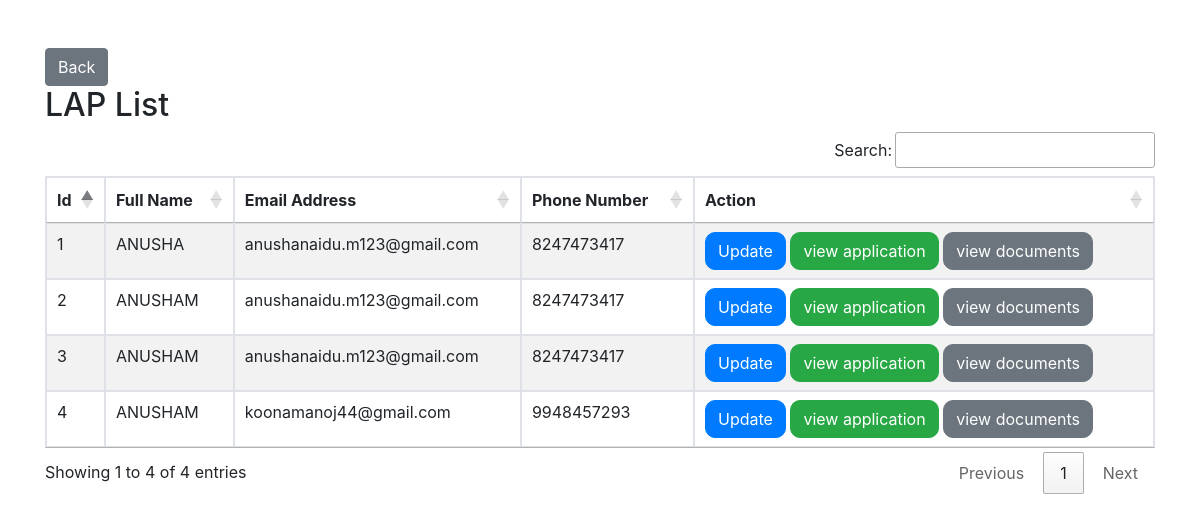
Screenshot of /cc/creditappli_view/ with the database file from the repository.
### ganesh/models.py (models this page shows, shortened)
class CreditCardApplication(models.Model):
    GENDER_CHOICES = [
        ('Male', 'Male'),
        ('Female', 'Female'),
        ('Other', 'Other'),
    ]
    MARITAL_STATUS_CHOICES = [
        ('Single', 'Single'),
        ('Married', 'Married'),
        ('Divorced', 'Divorced'),
        ('Widowed', 'Widowed'),
    ]
    EMPLOYMENT_STATUS_CHOICES = [
        ('Employed', 'Employed'),
        ('Self-Employed', 'Self-Employed'),
        ('Unemployed', 'Unemployed'),
        ('Student', 'Student'),
        ('Retired', 'Retired'),
    ]
    ACCOUNT_TYPE_CHOICES = [
        ('Current', 'Current'),
        ('Savings', 'Savings'),
    ]
    CARD_TYPE_CHOICES = [
        ('Standard', 'Standard'),
        ('Rewards', 'Rewards'),
        ('Travel', 'Travel'),
        ('Cashback', 'Cashback'),
        ('Business', 'Business'),
    ]
    PURPOSE_CHOICES = [
        ('Travel', 'Travel'),
        ('Business', 'Business'),
        ('Everyday Use', 'Everyday Use'),
        ('Other', 'Other'),
    ]
    condition_CHOICES = [
        ('YES', 'yes'),
        ('NO', 'no'),
    ]
    full_name = models.CharField(max_length=100, null=False,blank=False,validators=[validate_only_letters],default="a")
    date_of_birth = models.DateField(validators=[validate_date])
    gender = models.CharField(max_length=10,help_text="select", choices=GENDER_CHOICES)
    marital_status = models.CharField(max_length=10, choices=MARITAL_STATUS_CHOICES)
    nationality = models.CharField(max_length=50, null=True,validators=[validate_only_letters])
    current_street_address = models.CharField(max_length=255,null=False,blank=False,default="a")
    current_city = models.CharField(max_length=100,validators=[validate_only_letters],null=False,blank=False)
    current_state_province = models.CharField(max_length=100,validators=[validate_only_letters],null=False,blank=False)
    current_postal_code = models.CharField(max_length=6,null=True, blank=True,validators=[validate_pincode])  # Changed to CharField
    current_country = models.CharField(max_length=50, null=True, blank=True,validators=[validate_only_letters])
    permanent_street_address = models.CharField(max_length=255,null=False,blank=False,default="a")
    permanent_city = models.CharField(max_length=100,null=False,blank=False,validators=[validate_only_letters],default="a")
    permanent_state_province = models.CharField(max_length=100, null=True, blank=True,validators=[validate_only_letters])
    permanent_postal_code = models.CharField(max_length=6,null=True, blank=True,validators=[validate_pincode])
    permanent_country = models.CharField(max_length=50,null=True, blank=True,validators=[validate_only_letters])
    phone_number = models.CharField(max_length=10,null=True,validators=[validate_mobile_number])
    email_address = models.EmailField(validators=[EmailValidator()])
    employment_status = models.CharField(max_length=15, choices=EMPLOYMENT_STATUS_CHOICES, null=False,default="a")
    occupation = models.CharField(max_length=100, blank=True,validators=[validate_only_letters])
    employer_name = models.CharField(max_length=100, blank=True,validators=[validate_only_letters])
    employer_address = models.CharField(max_length=255, blank=True)
    work_phone_number = models.CharField(max_length=10,null=True,validators=[validate_mobile_number])  # Changed to CharField
    years_at_current_job = models.CharField(blank=True, null=True,max_length=2)
    monthly_annual_income = models.CharField(max_length=15, blank=True, null=True,validators=[validate_amount])
    bank_name = models.CharField(max_length=100, blank=True,validators=[validate_only_letters])
    account_number = models.CharField(null=True, blank=True,max_length=20) # Changed to CharField
    account_type = models.CharField(max_length=10, choices=ACCOUNT_TYPE_CHOICES, blank=True)
    monthly_housing_payment = models.CharField(max_length=10, blank=True, null=True,validators=[validate_amount])
    other_monthly_obligations = models.CharField(max_length=10, blank=True, null=True,validators=[validate_amount])
    total_monthly_expenses = models.IntegerField(blank=True, null=True,validators=[validate_amount])
    existing_credit_cards = models.CharField(blank=True, null=True,max_length=1)  # You may consider JSONField if structured data is needed
    other_debts_loans = models.CharField(blank=True,max_length=2)
    preferred_credit_card_type = models.CharField(max_length=10, choices=CARD_TYPE_CHOICES, blank=True,validators=[validate_only_letters],default='select')
    purpose_of_credit_card = models.CharField(max_length=15, choices=PURPOSE_CHOICES, blank=True)
    referral_code = models.CharField(max_length=5, blank=True,null=True)
    terms_and_conditions_agreed = models.CharField(max_length=10,choices=condition_CHOICES)
    privacy_policy_agreed = models.CharField(max_length=10,choices=condition_CHOICES,help_text='select')
    electronic_signature = models.FileField(upload_to='proof_of_income/',
                                       help_text='Upload proof of income such as payslips or tax returns.',validators=[validate_pdf_file])
    random_number = models.CharField(max_length=20, unique=True, blank=True, null=True)

### ganesh/views.py (the view)
# urls.py: path('creditappli_view/',views.view,name='creditappli_view'),
def view(request):
     data=CreditCardApplication.objects.all()
     return render(request,'creditappli_view.html',{'data':data})

### ganesh/templates/creditappli_view.html (shortened to what this page needs)
<!DOCTYPE html>
<html lang="en">
<head>
    <link rel="stylesheet" href="https://maxcdn.bootstrapcdn.com/bootstrap/4.0.0/css/bootstrap.min.css">
    <link rel="stylesheet" href="https://cdn.datatables.net/1.13.7/css/jquery.dataTables.min.css">
    <link rel="stylesheet" href="https://cdn.datatables.net/buttons/2.4.2/css/buttons.dataTables.min.css">
    <link rel="stylesheet" href="https://cdn.datatables.net/responsive/2.4.0/css/responsive.dataTables.min.css">
</head>
<body>
    <div class="container mt-5">
        <button type="button" class="btn btn-secondary" onclick="window.history.back();">Back</button>
        <h2>LAP List</h2>
        <table id="example" class="table table-bordered table-striped">
            <thead>
                <tr>
                    <th>Id</th>
            <th>Full Name</th>
            <th>Email Address</th>
            <th>Phone Number</th>
            <th>Action</th>
                </tr>
            </thead>
            <tbody>
                {% for x in data %}
                <tr>
                    <td>{{ x.id }}</td>
            <td>{{ x.full_name }}</td>
            <td>{{ x.email_address }}</td>
            <td>{{ x.phone_number }}</td>
                    <td>
                        <a href="{% url 'update' x.pk %}" class="btn btn-primary" style="border-radius: 10px;">Update</a>
            <a href="{% url 'creditappli_show' x.pk %}" class="btn btn-success"style="border-radius: 10px;">view application</a>
            <a href="{% url 'creditdoc_button' x.pk %}" class="btn btn-secondary"style="border-radius: 10px;">view documents</a>
                    </td>
                </tr>
                {% endfor %}
            </tbody>
        </table>
    </div>
</body>
</html>

### rows the page displays
CreditCardApplication: id "1", full_name "ANUSHA", email_address "anushanaidu.m123@gmail.com", phone_number "8247473417"
CreditCardApplication: id "2", full_name "ANUSHAM", email_address "anushanaidu.m123@gmail.com", phone_number "8247473417"
CreditCardApplication: id "3", full_name "ANUSHAM", email_address "anushanaidu.m123@gmail.com", phone_number "8247473417"
CreditCardApplication: id "4", full_name "ANUSHAM", email_address "koonamanoj44@gmail.com", phone_number "9948457293"
